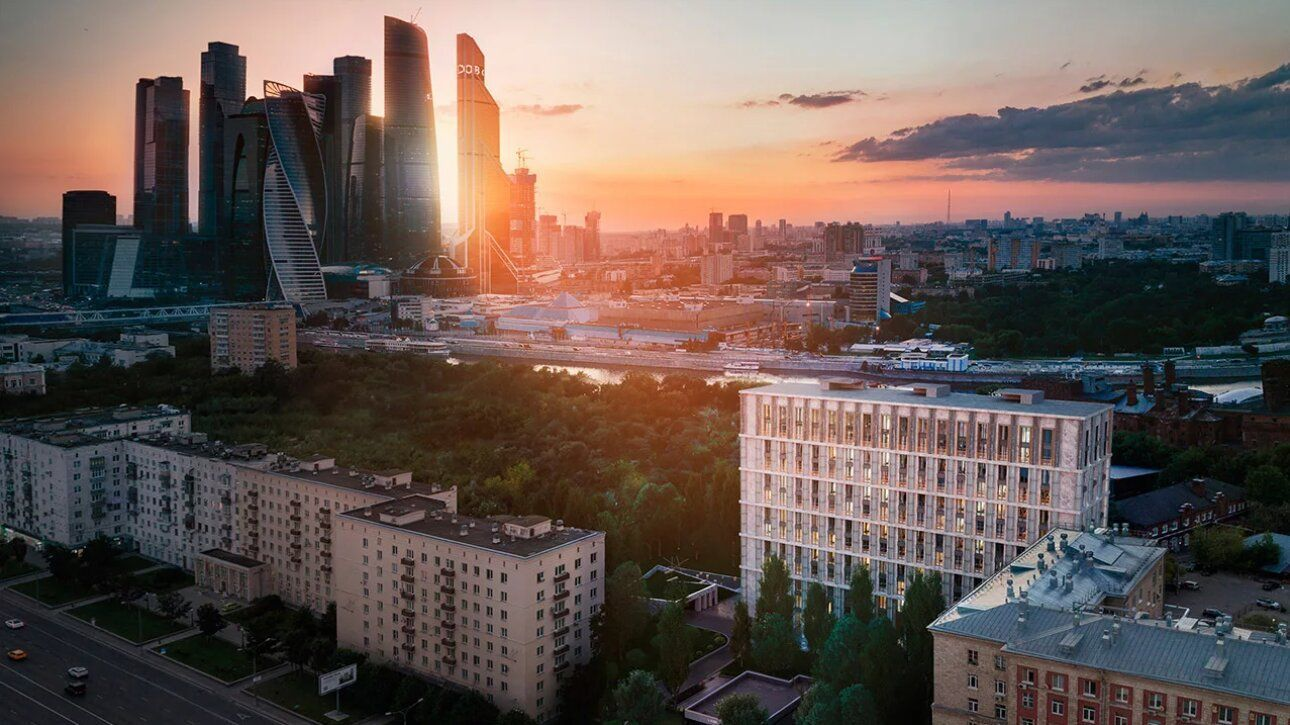
#> input picture img/k12-aerial-sunset.jpg, 1290 x 725 px, given in place of ord_5.jpg, which was not available
$ python ax_renders.py
#> lines starting #> are read from the running program, lines starting #| are printed output that depends on the picture
"""Подготовка визуализаций для страниц площадок.

Все изображения — настоящие проектные визуализации, а не фотографии и не
сгенерированные картинки. Происхождение каждого кадра:

  Большая Ордынка, 25   — портфолио бюро «ЭталонПроект», страница проекта
  Малая Полянка, 3      — портфолио бюро «ЭталонПроект», страница проекта
  Земледельческий, 15   — публикация отраслевого Telegram-канала от 25.08.2026,
                          где три проекта AURIX показаны с авторской нумерацией;
                          собственной страницы у проекта нет ни у застройщика,
                          ни у бюро

Отдельно стоит сказать про сайт bolshayaordynka25.ru: он не принадлежит
застройщику (на официальном сайте AURIX страницы проекта нет), а картинки
на нём лежат под именами вида ChatGPT-Image-Apr-25-2026-*.png, то есть
сгенерированы нейросетью. В справку они не берутся.

Кадры кропаются под три формата вёрстки: 2,30 : 1 для широкой картинки
во всю ширину полосы, 16 : 9 для пары картинок в строку и 1,55 : 1 для
вертикального кадра во всю ширину — им открывается страница «Земледельческого»,
где здание высокое, а опубликованных ракурсов всего два.
"""
import os
from PIL import Image

HERE = os.path.dirname(os.path.abspath(__file__))
SRC = os.path.join(HERE, 'src', 'img')
ASSETS = os.path.join(HERE, 'assets')

WIDE, PAIR, TALL = 2.30, 16 / 9, 1.55


def crop_to(im, ratio, focus=0.5):
    """Обрезает до нужного соотношения; focus — где держать центр кадра (0..1)."""
    w, h = im.size
    if w / h > ratio:                       # слишком широкий — режем по бокам
        nw = int(h * ratio)
        x = int((w - nw) * focus)
        return im.crop((x, 0, x + nw, h))
    nh = int(w / ratio)                     # слишком высокий — режем сверху/снизу
    y = int((h - nh) * focus)
    return im.crop((0, y, w, y + nh))


#  выход,        исходник,      формат, фокус, доп. предварительный кроп (l,t,r,b)
JOBS = [
    # Большая Ордынка — семь кадров: общий вид, улица, двор, детали
    ('ord_hero', 'ord_5.jpg',     WIDE, 0.50, None),
    ('ord_a',    'ord_0.jpg',     PAIR, 0.50, None),
    ('ord_b',    'ord_6.jpg',     PAIR, 0.50, None),
    ('ord_c',    'ord_4.jpg',     PAIR, 0.50, None),
    ('ord_d',    'ord_9.jpg',     PAIR, 0.50, None),
    ('ord_e',    'ord_10.jpg',    PAIR, 0.50, None),
    ('ord_f',    'ord_1.jpg',     PAIR, 0.50, None),

    # Земледельческий — опубликованы всего два ракурса, оба идут крупно
    ('zem_hero', 'tg35495_2.jpg', TALL, 0.50, (0, 40, 800, 505)),
    ('zem_b',    'tg35495_3.jpg', WIDE, 0.50, None),

    # Малая Полянка — семь кадров: улица, аркада, двор, фасадный узор
    ('pol_hero', 'pol_5.jpg',     WIDE, 0.50, None),
    ('pol_a',    'pol_8.jpg',     PAIR, 0.50, None),
    ('pol_b',    'pol_4.jpg',     PAIR, 0.50, None),
    ('pol_c',    'pol_7.jpg',     PAIR, 0.50, None),
    ('pol_d',    'pol_0.jpg',     PAIR, 0.50, None),
    ('pol_e',    'pol_3.jpg',     PAIR, 0.50, None),
    ('pol_f',    'pol_1.jpg',     PAIR, 0.50, None),
]

if __name__ == '__main__':
    os.makedirs(ASSETS, exist_ok=True)
    for name, src, ratio, focus, pre in JOBS:
        im = Image.open(os.path.join(SRC, src)).convert('RGB')
#> im is the input picture: PIL image 1290x725 RGB; mean R, G, B 102.9, 88.9, 84
        if pre:
            im = im.crop(pre)
        im = crop_to(im, ratio, focus)
#> in crop_to, `return im.crop((0, y, w, y + nh))`:
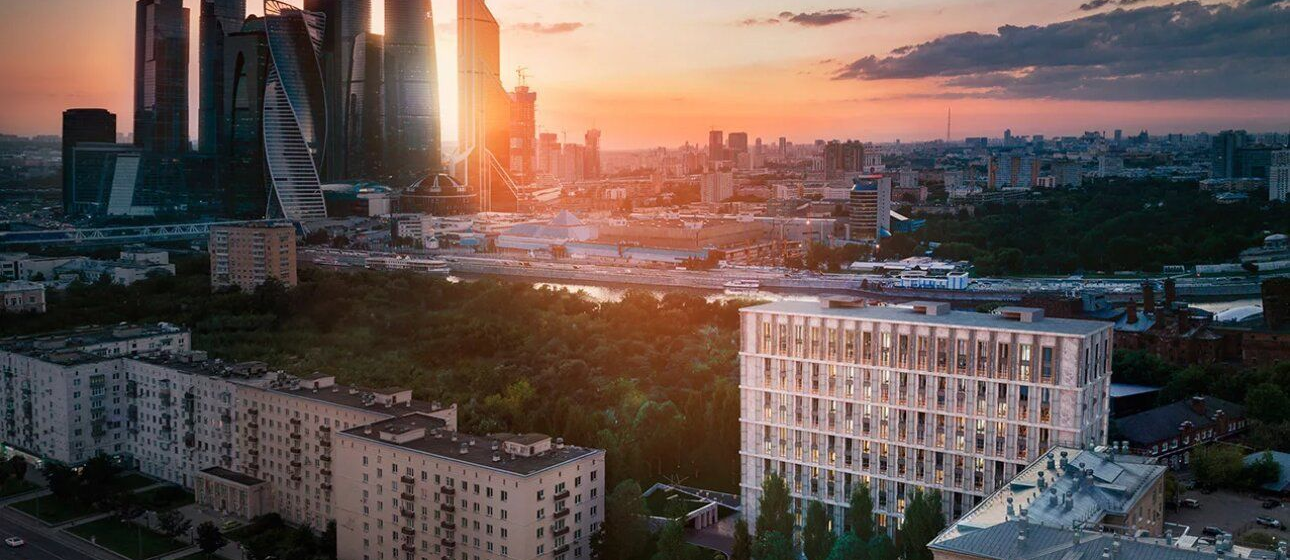
#> returned value: PIL image 1290x560 RGB; mean R, G, B 98.5, 82.9, 78
        # двойной запас к ширине в вёрстке: 643 px у широкого кадра,
        # 203 px у кадра в ряду из трёх
        cap = 450 if ratio == PAIR else 1300
        if im.width > cap:
            im = im.resize((cap, int(cap / im.width * im.height)), Image.LANCZOS)
        out = os.path.join(ASSETS, name + '.jpg')
        im.save(out, 'JPEG', quality=86, subsampling=0, optimize=True)
        print(f'{name:9s} <- {src:16s} {im.size}  {os.path.getsize(out) // 1024} КБ')
#| ord_hero  <- ord_5.jpg        (1290, 560)  198 КБ
#> pass 2 of the loop `for name, src, ratio, focus, pre in JOBS:`:
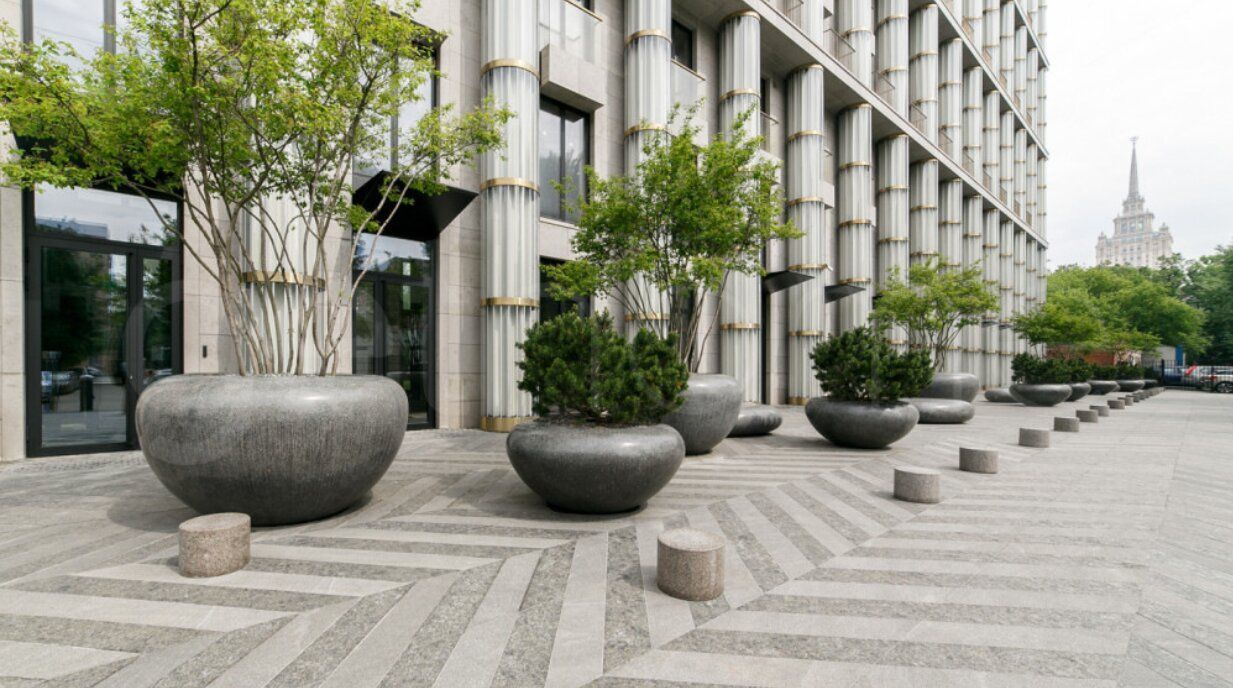
#> input picture img/k12-colonnade.jpg, 1233 x 688 px, given in place of ord_0.jpg, which was not available
#> im is the input picture: PIL image 1233x688 RGB; mean R, G, B 151.4, 151.6, 137
#> in crop_to (call 2), `return im.crop((x, 0, x + nw, h))`:
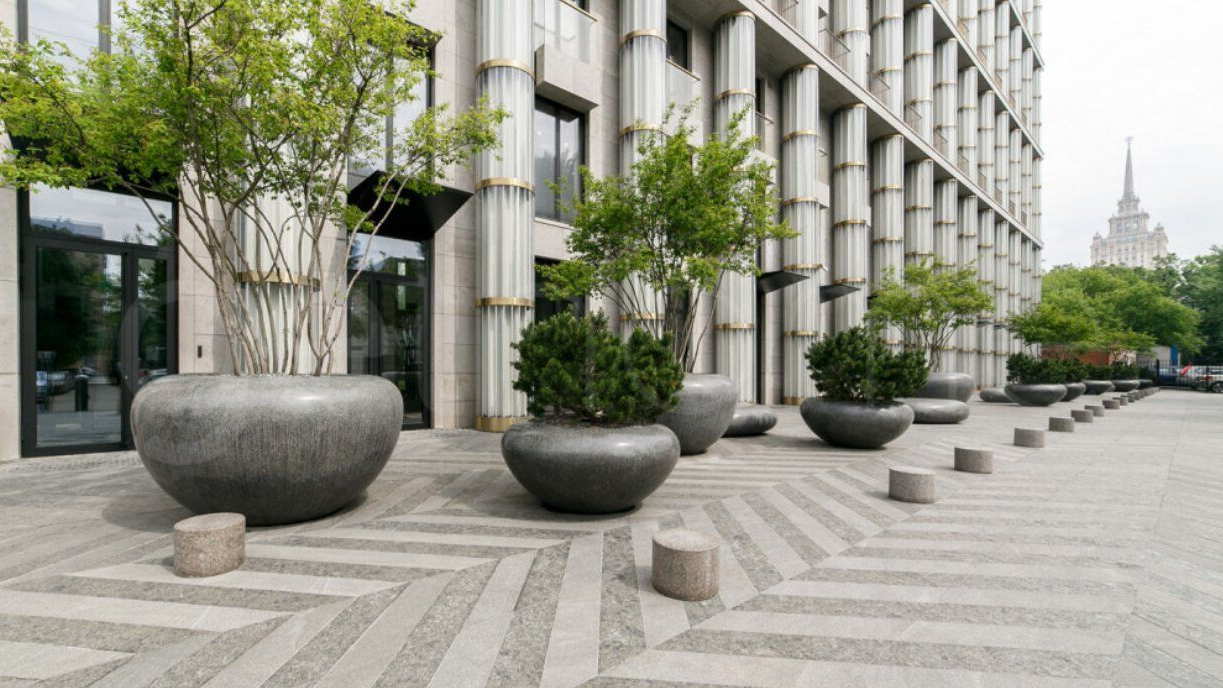
#> returned value: PIL image 1223x688 RGB; mean R, G, B 151.1, 151.4, 136.7
#> `im = im.resize((cap, int(cap / im.width * im.height)), Image.LANCZOS)`:
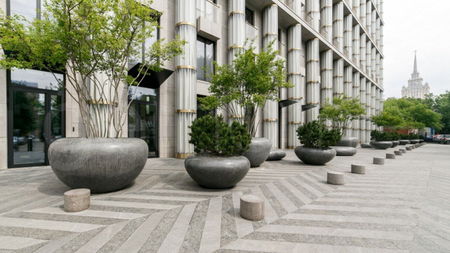
#> im: PIL image 450x253 RGB; mean R, G, B 151.1, 151.4, 136.7
#| ord_a     <- ord_0.jpg        (450, 253)  41 КБ
#> (the run stopped early here; a loop or call above may not have finished)
